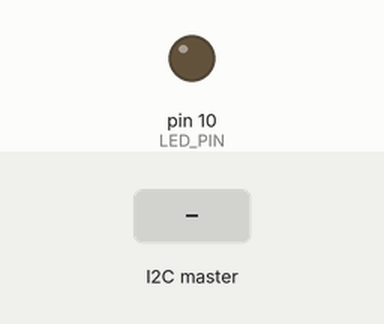
Recording of a sketch running on a simulated Arduino Uno, built with avr-gcc and run on an emulated ATmega328P. On the bench: output pins drawn as LEDs (lit = HIGH). The inputs (shaded band) are chosen by the test bench.

Above: at 1.2 s.
1.3 s: the I2C master sends the byte 1
At 1.7 s:
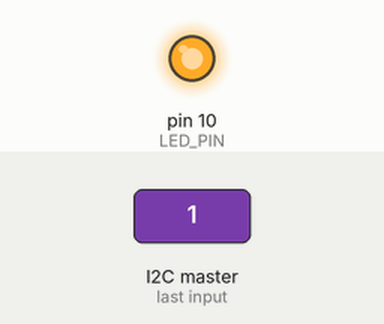
2.8 s: the I2C master sends the byte 0
At 4.0 s:
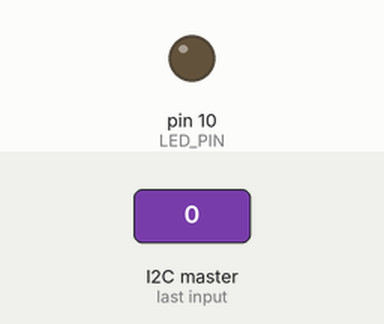
4.3 s: the I2C master sends the byte 2
At 5.2 s:
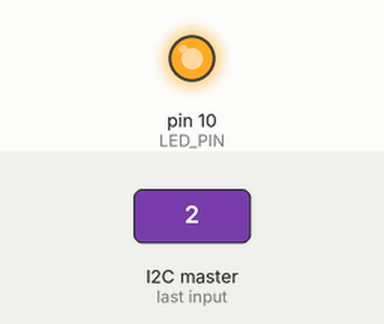
Timing chart, 0 to 7.3 s (numbered marks = the images above; inputs shaded):
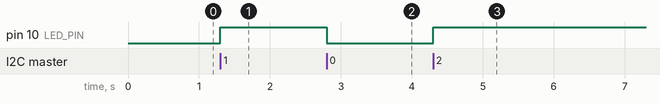

Measured:
- after the input at 1.3 s, pin 10 (LED_PIN): LOW → HIGH at once
- after the input at 2.8 s, pin 10 (LED_PIN): HIGH → LOW at once
- after the input at 4.3 s, pin 10 (LED_PIN): LOW → HIGH at once

The sketch:

code_arduino_slave.ino
```cpp
//codigo para esclavo 1
#include <Wire.h>

#define LED_PIN 10  // Cambiar el número del pin según el pin que esté conectado el LED

int estado = 0;

void setup() {
  Wire.begin(1);
  Wire.onReceive(llegaDato);
  Wire.onRequest(enviaDato); // Función para enviar datos al maestro
  pinMode(LED_PIN, OUTPUT); // Configurar el pin del LED como salida
}

void loop() {
  // No es necesario agregar código aquí, se maneja todo en las funciones llegaDato y enviaDato
}

void llegaDato(){
  if(Wire.available()==1){ // si hay un byte disponible
    estado = Wire.read();
  }
  digitalWrite(LED_PIN, estado); //activamos/desactivamos la salida depende del maestro
}

void enviaDato(){
  Wire.write(estado); // Envía el estado del LED al maestro
}
```
